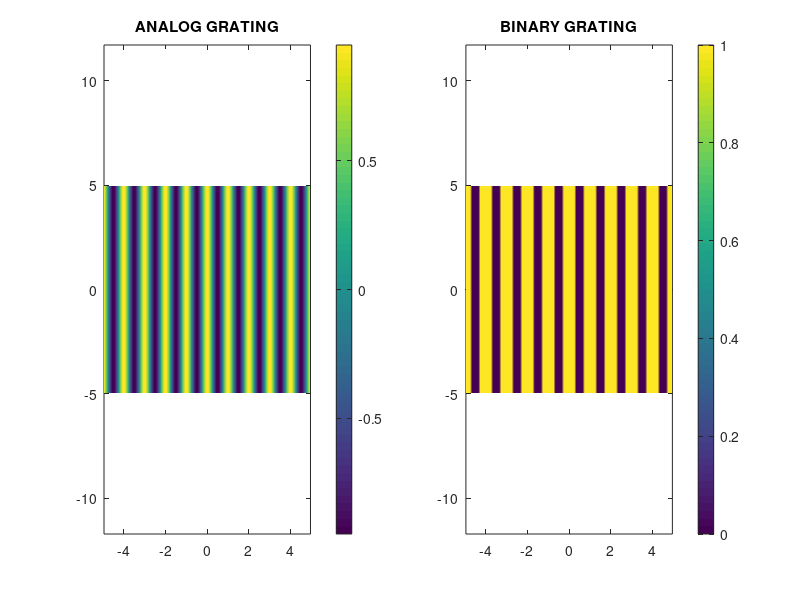

Recreate this plot in MATLAB.
% Session1.m 

%% INITIALIZE MATLAB 

close all; 
clc; 
clear all; 

% UNITS 
degrees = pi/180; 

% OPEN FIGURE WINDOW 
figure('Color' , 'w', 'Units', 'normalized', 'OuterPosition', [0 0 1 1]); 

%%%%%%%%%%%%%%%%%%%%%%%%%%%%%%%%%%%
%% DASHBOARD 
%%%%%%%%%%%%%%%%%%%%%%%%%%%%%%%%%%%

%% PARAMETERS FOR THE PLANAR GRATING

a     = 1;          % period of grating 
theta = 0*degrees; % slant of the grating
ff    = .6; 


% GRID PARAMETERS 
Sx = 10*a; 
Sy = 10*a; 
NRES = 10; 


%%%%%%%%%%%%%%%%%%%%%%%%%%%%%%%%%%%
%% CALCULATE OUR GRID
%%%%%%%%%%%%%%%%%%%%%%%%%%%%%%%%%%%

dx = a/NRES; 
dy = a/NRES; 

% NUMBER OF POINTS 
Nx = ceil(Sx/dx); 
dx = Sx/Nx; 

Ny = ceil(Sx/dy); 
dy = Sy/Ny; 

% GRID AXES
xa = [0:Nx-1]*dx; xa = xa-mean(xa); 
ya = [0:Ny-1]*dy; ya = ya-mean(ya); 

% MESHGRID
[Y, X] = meshgrid(ya, xa); 


%%%%%%%%%%%%%%%%%%%%%%%%%%%%%%%%%%%
%% GENERATE UNIFORM PLANAR GRATING
%%%%%%%%%%%%%%%%%%%%%%%%%%%%%%%%%%%

% CALCULATE GRATING VECTORS FUNCTION 

Kx = (2*pi/a) * cos(theta); 
Ky = (2*pi/a) * sin(theta); 

% CALCULATE ANALOG GRATING

GA = cos(Kx*X + Ky*Y);

% CALCULATE BINARY GRATING; 
gth = cos(pi*ff); 
GB = GA>gth; 
GB = double(GB); 

%%%%%%%%%%%%%%%%%%%%%%%%%%%%%%%%%%%
%% SHOW GRATINGS
%%%%%%%%%%%%%%%%%%%%%%%%%%%%%%%%%%%

% SHOW ANALOG GRATING 
subplot(121); 
pcolor(xa,ya, GA'); 
shading interp; 
colorbar; 
axis equal tight; 
title('ANALOG GRATING'); 


subplot(122); 
pcolor(xa,ya, GB'); 
shading interp; 
colorbar; 
axis equal tight; 
title('BINARY GRATING'); 


